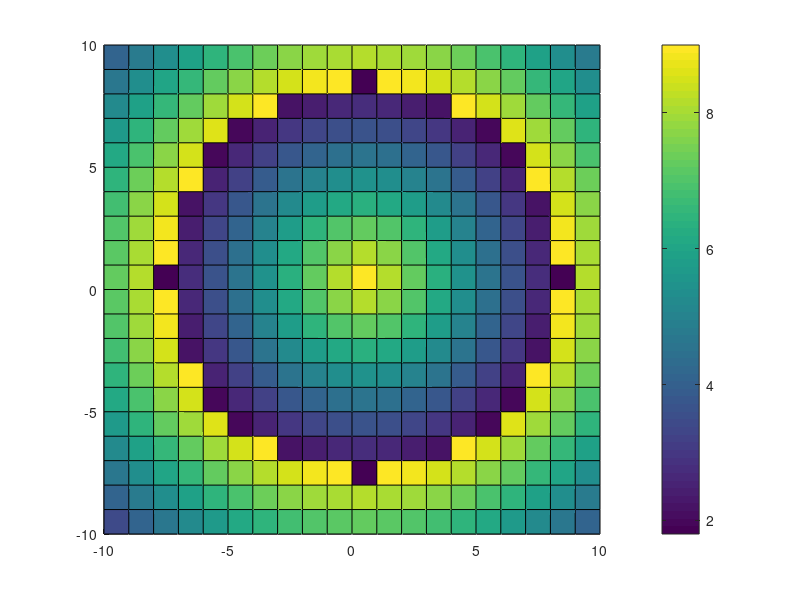

MATLAB code to generate this figure: (Note: this script raises an error after producing the figure.)
% Reflect Array with Width of the Patch proportional to the radial position
%   Copyright: Henry Giddens 2022, Antennas and Electromagnetics
%   Group, Queen Mary University London, 2022 (For further help,
%   functionality requests, and bug fixes contact h.giddens@qmul.ac.uk)


%get X and Y grid
x = -10:10;
y = -10:10;
[X,Y] = meshgrid(x,y);

%I do not have any relation between unit cell size and reflection pahse so I will just generate an array with varying
%unit cell width based on the radial position. The phase gradient and design of the unit cell would normally be carried
%out before building the full reflect array
unitCellWidth = 10;
pixelWidth = zeros(size(X));
r_total = 8;
r_min = 1;
for iX = 1:numel(x)
    for iY = 1:numel(y)
        r = sqrt(X(iX,iY).^2 + Y(iX,iY).^2);
        if r > r_total
            r = r - r_total;
        end
            pixelWidth(iX,iY) = unitCellWidth*0.9*(10 - r)./10;
    end
end

figure; 
surf(X,Y,pixelWidth,'FaceColor','flat');
view([0 90]);
colorbar;
%%
CST = CST_MicrowaveStudio(cd,'reflectArrayExample.cst');

%Add a dielectric for the substrate material
CST.addNormalMaterial('substrate_dielectric',2.7,1,[0.8 0.2 0.3]);

substrateHeight = 1.6;
%Add substrate and groun plane
xBoard = [x(1) x(end)]*unitCellWidth;
yBoard = [y(1) y(end)]*unitCellWidth;
CST.addBrick(xBoard,yBoard,[0 0],'Ground','component1','PEC');
CST.addBrick(xBoard,yBoard,[0 substrateHeight],'Substrate','component1','substrate_dielectric');

% build array
for iX = 1:numel(x)-1
    for iY = 1:numel(y)-1
        if pixelWidth(iX,iY) > 0
            xC = (x(iX) + x(iX+1))*unitCellWidth/2;
            yC = (y(iY) + y(iY+1))*unitCellWidth/2;
            xPix = [-0.5 0.5]*pixelWidth(iX, iY) + xC;
            yPix = [-0.5 0.5]*pixelWidth(iX,iY) + yC;
            name = ['pix',num2str(iX),'_',num2str(iY)];
            CST.addBrick(xPix,yPix,[substrateHeight substrateHeight],name,'component2','PEC');
        end
    end
end

%Merge the pixels to a single peice:
CST.mergeCommonSolids('component2');
